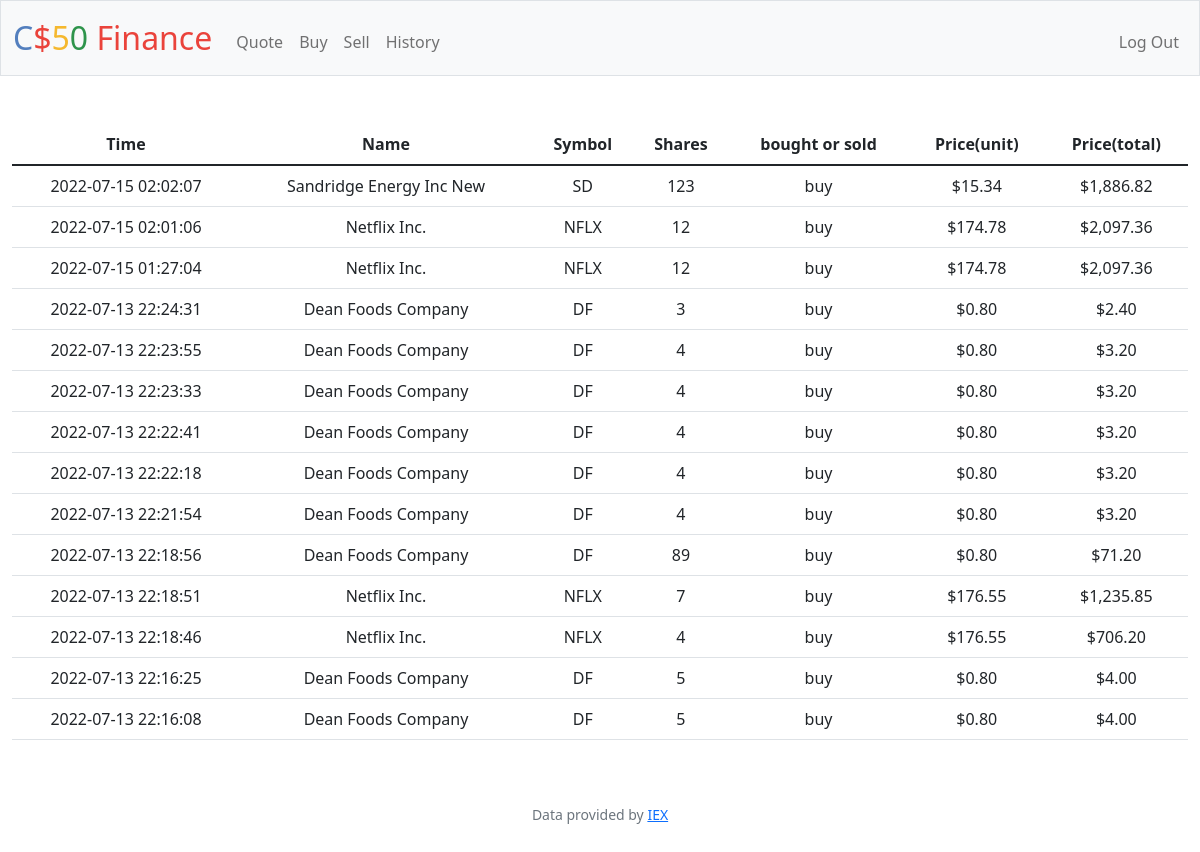
The app's page /history (signed in) with its own data.
### tables this page shows
CREATE TABLE users_shares_history(user_id INTEGER, timestamp DATETIME DEFAULT CURRENT_TIMESTAMP, company_name TEXT NOT NULL ,symbol TEXT NOT NULL, num_shares INTEGER NOT NULL, buy_sell TEXT NOT NULL, unity_price NUMERIC NOT NULL, total_price NUMERIC NOT NULL);

### app.py (the view)
@app.route("/history")
@login_required
def history():
    if request.method == "POST":
        return redirect('/history')
    else:
        history = db.execute("SELECT * FROM users_shares_history WHERE user_id = ? ORDER BY timestamp DESC", session['user_id'])
        return render_template('history.html', history=history)

### app.py (called while the page is built)
@app.after_request
def after_request(response):
    response.headers["Cache-Control"] = "no-cache, no-store, must-revalidate"
    response.headers["Expires"] = 0
    response.headers["Pragma"] = "no-cache"
    return response

### helpers.py (called while the page is built)
def login_required(f):
    @wraps(f)
    def decorated_function(*args, **kwargs):
        if session.get("user_id") is None:
            return redirect("/login")
        return f(*args, **kwargs)
    return decorated_function

def usd(value):
    return f"${value:,.2f}"

### templates/history.html (shortened to what this page needs)
{% extends "layout.html" %}
{% block main %}
<div>
    <table class="table">
        <thead>
            <tr>
                <th>Time</th>
                <th>Name</th>
                <th>Symbol</th>
                <th>Shares</th>
                <th>bought or sold</th>
                <th>Price(unit)</th>
                <th>Price(total)</th>
            </tr>
        </thead>
        <tbody>
            {% for row in history %}
            <tr>
                <td>{{row["timestamp"]}}</td>
                <td>{{row["company_name"]}}</td>
                <td>{{row['symbol']}}</td>
                <td>{{row['num_shares']}}</td>
                <td>{{row['buy_sell']}}</td>
                <td>{{row["unity_price"] | usd}}</td>
                <td>{{row["total_price"] | usd}}</td>
            </tr>
            {% endfor %}
        </tbody>
    </table>
</div>
{% endblock %}

### records on screen
users_shares_history: timestamp "2022-07-15 02:02:07", company_name "Sandridge Energy Inc New", symbol "SD", num_shares "123", buy_sell "buy", unity_price "$15.34", total_price "$1,886.82"
users_shares_history: timestamp "2022-07-15 02:01:06", company_name "Netflix Inc.", symbol "NFLX", num_shares "12", buy_sell "buy", unity_price "$174.78", total_price "$2,097.36"
users_shares_history: timestamp "2022-07-15 01:27:04", company_name "Netflix Inc.", symbol "NFLX", num_shares "12", buy_sell "buy", unity_price "$174.78", total_price "$2,097.36"
users_shares_history: timestamp "2022-07-13 22:24:31", company_name "Dean Foods Company", symbol "DF", num_shares "3", buy_sell "buy", unity_price "$0.80", total_price "$2.40"
users_shares_history: timestamp "2022-07-13 22:23:55", company_name "Dean Foods Company", symbol "DF", num_shares "4", buy_sell "buy", unity_price "$0.80", total_price "$3.20"
users_shares_history: timestamp "2022-07-13 22:23:33", company_name "Dean Foods Company", symbol "DF", num_shares "4", buy_sell "buy", unity_price "$0.80", total_price "$3.20"
users_shares_history: timestamp "2022-07-13 22:22:41", company_name "Dean Foods Company", symbol "DF", num_shares "4", buy_sell "buy", unity_price "$0.80", total_price "$3.20"
users_shares_history: timestamp "2022-07-13 22:22:18", company_name "Dean Foods Company", symbol "DF", num_shares "4", buy_sell "buy", unity_price "$0.80", total_price "$3.20"
users_shares_history: timestamp "2022-07-13 22:21:54", company_name "Dean Foods Company", symbol "DF", num_shares "4", buy_sell "buy", unity_price "$0.80", total_price "$3.20"
users_shares_history: timestamp "2022-07-13 22:18:56", company_name "Dean Foods Company", symbol "DF", num_shares "89", buy_sell "buy", unity_price "$0.80", total_price "$71.20"
users_shares_history: timestamp "2022-07-13 22:18:51", company_name "Netflix Inc.", symbol "NFLX", num_shares "7", buy_sell "buy", unity_price "$176.55", total_price "$1,235.85"
users_shares_history: timestamp "2022-07-13 22:18:46", company_name "Netflix Inc.", symbol "NFLX", num_shares "4", buy_sell "buy", unity_price "$176.55", total_price "$706.20"
users_shares_history: timestamp "2022-07-13 22:16:25", company_name "Dean Foods Company", symbol "DF", num_shares "5", buy_sell "buy", unity_price "$0.80", total_price "$4.00"
users_shares_history: timestamp "2022-07-13 22:16:08", company_name "Dean Foods Company", symbol "DF", num_shares "5", buy_sell "buy", unity_price "$0.80", total_price "$4.00"
